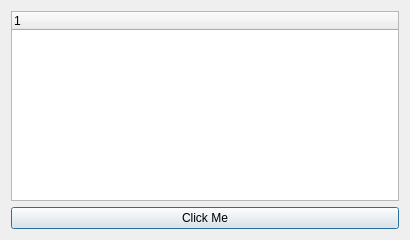
<?xml version="1.0" encoding="UTF-8"?>
<ui version="4.0">
 <class>Dialog</class>
 <widget class="QDialog" name="Dialog">
  <property name="geometry">
   <rect>
    <x>0</x>
    <y>0</y>
    <width>410</width>
    <height>240</height>
   </rect>
  </property>
  <property name="windowTitle">
   <string>Dialog</string>
  </property>
  <layout class="QVBoxLayout" name="verticalLayout">
   <item>
    <widget class="QTreeWidget" name="treeWidget">
     <column>
      <property name="text">
       <string notr="true">1</string>
      </property>
     </column>
    </widget>
   </item>
   <item>
    <widget class="QPushButton" name="pushButton">
     <property name="text">
      <string>Click Me</string>
     </property>
    </widget>
   </item>
  </layout>
 </widget>
 <layoutdefault spacing="6" margin="11"/>
 <resources/>
 <connections/>
</ui>
